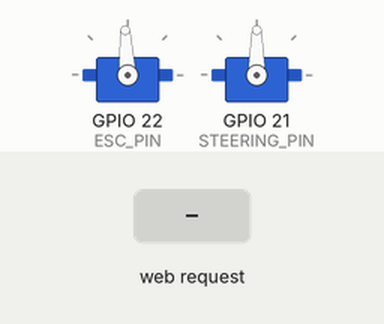
Recording of a sketch running on a simulated ESP32. Parts: 2 × servo. Inputs (shaded band) come from the test bench. What the sketch prints to the serial monitor is not drawn.

Above: at 4.2 s.
4.3 s: HTTP request GET /maju received
At 5.5 s:
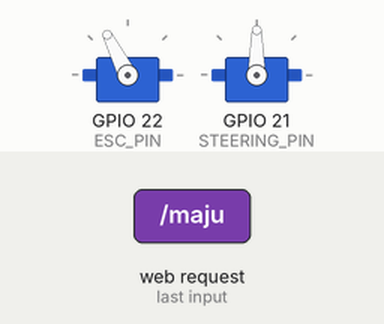
5.8 s: HTTP request GET /mundur received
At 6.8 s:
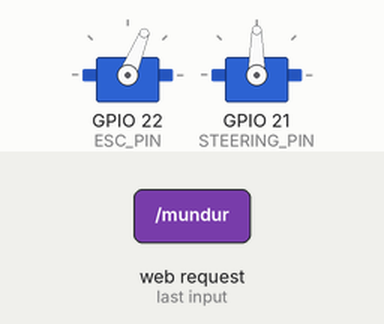
7.3 s: HTTP request GET /kiri received
At 8.0 s:
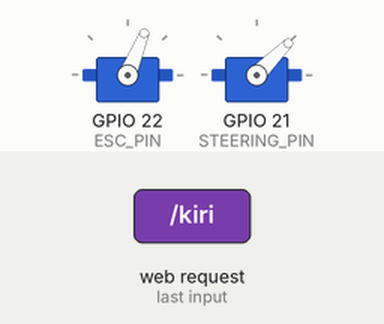
8.8 s: HTTP request GET /berhenti received
At 9.1 s:
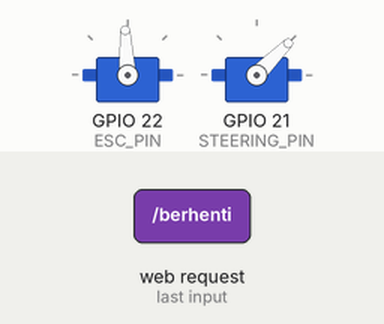
10.3 s: HTTP request GET /kanan received
At 11.4 s:
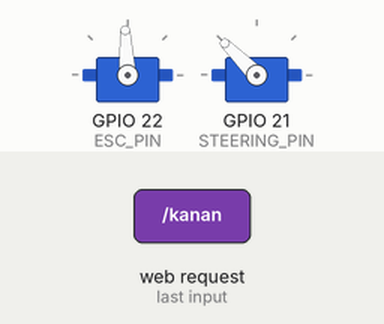
11.8 s: HTTP request GET /maju?value=1 received
At 12.6 s:
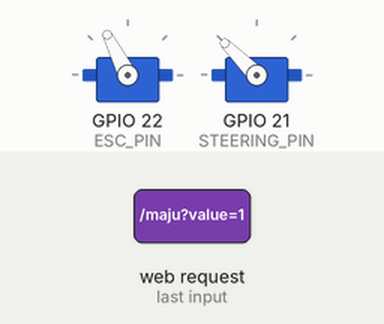
Timing chart, 0 to 14.3 s (numbered marks = the images above; inputs shaded):
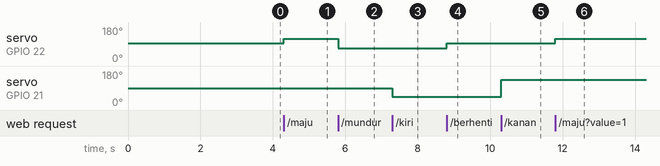

Measured:
- after the input at 4.3 s, servo on GPIO 22 (ESC_PIN): 93° → 117° at once
- after the input at 5.8 s, servo on GPIO 22 (ESC_PIN): 117° → 68° at once
- after the input at 7.3 s, servo on GPIO 21 (STEERING_PIN): 90° → 45° at once
- after the input at 8.8 s, servo on GPIO 22 (ESC_PIN): 68° → 93° at once
- after the input at 10.3 s, servo on GPIO 21 (STEERING_PIN): 45° → 135° at once
- after the input at 11.8 s, servo on GPIO 22 (ESC_PIN): 93° → 117° at once

The sketch:

DonkeyCar_ESP32_Kontroler_Final.ino
```cpp
#include <WiFi.h>
#include <WebServer.h>
#include <ESP32Servo.h>


const char* ap_ssid = "ESP32-Mobil-RC";
const char* ap_password = "password123";

// Konfigurasi alamat IP statis untuk ESP32
IPAddress local_IP(192, 168, 4, 1);
IPAddress gateway(192, 168, 4, 1);
IPAddress subnet(255, 255, 255, 0);
// --------------------------------------------------------

// create WebServer object on port 80 (HTTP)
WebServer server(80);

// Create object Servo for ESC (throttle) and Servo (steering)
Servo esc;
Servo steeringServo;

// --- Pinout Configuration ---
const int ESC_PIN = 22;
const int STEERING_PIN = 21;

// --- Throttle ESC Configuration ---
const int NEUTRAL_THROTTLE = 1500;
const int MAX_FORWARD_THROTTLE = 2000;
const int MAX_REVERSE_THROTTLE = 1000;

// --- Steering Servo Angle Configuration (may need to be adjusted) ---
const int STEERING_CENTER = 90;
const int STEERING_LEFT = 45;
const int STEERING_RIGHT = 135;


int currentThrottlePercentage = 50; // Default Throttle 50%

// == WEB PAGE CODE (HTML, CSS, JavaScript) ==
const char index_html[] PROGMEM = R"rawliteral(
<!DOCTYPE HTML><html>
<head>
  <title>ESP32 Web Controller</title>
  <meta name="viewport" content="width=device-width, initial-scale=1.0, user-scalable=no">
  <style>
    body { font-family: Arial, sans-serif; text-align: center; background-color: #2c3e50; color: white; touch-action: none; padding: 10px; }
    h1 { margin-bottom: 10px; }
    .container { display: flex; flex-direction: column; align-items: center; justify-content: center; }
    .btn { background-color: #3498db; border: none; color: white; padding: 25px 50px; text-align: center; font-size: 20px; margin: 10px; cursor: pointer; border-radius: 12px; width: 180px; -webkit-user-select: none; user-select: none; }
    .btn-reverse { background-color: #e74c3c; }
    .btn-steer { background-color: #f1c40f; color: #2c3e50; }
    .btn:active { transform: scale(0.95); }
    .grid-container { display: grid; grid-template-columns: 1fr 1fr; grid-gap: 10px; margin-top: 20px; }
    .slider-container { margin-top: 20px; width: 90%; max-width: 300px; }
    #speed-slider { width: 100%; }
    #speed-label { font-size: 18px; margin-top: 5px; }
  </style>
</head>
<body>
  <h1>ESP32 RC Car Controller</h1>
  <div class="container">
    <button id="btn-maju" class="btn">MAJU</button>
    <div class="grid-container">
      <button id="btn-kiri" class="btn btn-steer">KIRI</button>
      <button id="btn-kanan" class="btn btn-steer">KANAN</button>
    </div>
    <button id="btn-mundur" class="btn btn-reverse">MUNDUR</button>
    <div class="slider-container">
      <label id="speed-label" for="speed-slider">Kecepatan: <span id="speed-value">50</span>%</label>
      <input type="range" min="20" max="100" value="50" class="slider" id="speed-slider">
    </div>
  </div>
  <script>
    function sendCommand(command) { fetch('/' + command).catch(error => console.error('Error:', error)); }
    function sendSpeed(speed) { fetch('/setSpeed?value=' + speed).catch(error => console.error('Error:', error)); }
    const majuButton = document.getElementById('btn-maju');
    const mundurButton = document.getElementById('btn-mundur');
    const kiriButton = document.getElementById('btn-kiri');
    const kananButton = document.getElementById('btn-kanan');
    const speedSlider = document.getElementById('speed-slider');
    const speedValue = document.getElementById('speed-value');
    function stopThrottle() { sendCommand('berhenti'); }
    function centerSteering() { sendCommand('lurus'); }
    majuButton.addEventListener('mousedown', () => sendCommand('maju'));
    majuButton.addEventListener('touchstart', (e) => { e.preventDefault(); sendCommand('maju'); });
    mundurButton.addEventListener('mousedown', () => sendCommand('mundur'));
    mundurButton.addEventListener('touchstart', (e) => { e.preventDefault(); sendCommand('mundur'); });
    majuButton.addEventListener('mouseup', stopThrottle);
    majuButton.addEventListener('mouseleave', stopThrottle);
    majuButton.addEventListener('touchend', stopThrottle);
    mundurButton.addEventListener('mouseup', stopThrottle);
    mundurButton.addEventListener('mouseleave', stopThrottle);
    mundurButton.addEventListener('touchend', stopThrottle);
    kiriButton.addEventListener('mousedown', () => sendCommand('kiri'));
    kiriButton.addEventListener('touchstart', (e) => { e.preventDefault(); sendCommand('kiri'); });
    kananButton.addEventListener('mousedown', () => sendCommand('kanan'));
    kananButton.addEventListener('touchstart', (e) => { e.preventDefault(); sendCommand('kanan'); });
    kiriButton.addEventListener('mouseup', centerSteering);
    kiriButton.addEventListener('mouseleave', centerSteering);
    kiriButton.addEventListener('touchend', centerSteering);
    kananButton.addEventListener('mouseup', centerSteering);
    kananButton.addEventListener('mouseleave', centerSteering);
    kananButton.addEventListener('touchend', centerSteering);
    speedSlider.addEventListener('input', () => {
      const newSpeed = speedSlider.value;
      speedValue.textContent = newSpeed;
      sendSpeed(newSpeed);
    });
  </script>
</body>
</html>
)rawliteral";


// == HANDLER FUNCTIONS FOR WEB SERVER ==

void handleRoot() { server.send(200, "text/html", index_html); }
void handleNotFound() { server.send(404, "text/plain", "404: Not Found"); }
void handleMaju() { long forwardValue = map(currentThrottlePercentage, 0, 100, NEUTRAL_THROTTLE, MAX_FORWARD_THROTTLE); esc.writeMicroseconds(forwardValue); server.send(200, "text/plain", "Maju"); }
void handleMundur() { long reverseValue = map(currentThrottlePercentage, 0, 100, NEUTRAL_THROTTLE, MAX_REVERSE_THROTTLE); esc.writeMicroseconds(reverseValue); server.send(200, "text/plain", "Mundur"); }
void handleBerhenti() { esc.writeMicroseconds(NEUTRAL_THROTTLE); server.send(200, "text/plain", "Berhenti"); }
void handleKiri() { steeringServo.write(STEERING_LEFT); server.send(200, "text/plain", "Kiri"); }
void handleKanan() { steeringServo.write(STEERING_RIGHT); server.send(200, "text/plain", "Kanan"); }
void handleLurus() { steeringServo.write(STEERING_CENTER); server.send(200, "text/plain", "Lurus"); }
void handleSetSpeed() { if (server.hasArg("value")) { int speed = server.arg("value").toInt(); if (speed >= 20 && speed <= 100) { currentThrottlePercentage = speed; Serial.print("Kecepatan diatur ke: "); Serial.println(currentThrottlePercentage); server.send(200, "text/plain", "Speed Set"); } else { server.send(400, "text/plain", "Invalid Speed Value"); } } else { server.send(400, "text/plain", "No Speed Value"); } }

void setup() {
  Serial.begin(115200);

  // --- Setup ESC dan Servo ---
  esc.attach(ESC_PIN);
  steeringServo.attach(STEERING_PIN);

  Serial.println("Arming ESC & Centering Steering...");
  esc.writeMicroseconds(NEUTRAL_THROTTLE);
  steeringServo.write(STEERING_CENTER);
  delay(3000);
  Serial.println("Sistem Siap!");

  // --- Access Point (Hotspot) ---
  Serial.print("Membuat Access Point dengan nama: ");
  Serial.println(ap_ssid);

  // Configure static IP and start Access Point
  WiFi.softAPConfig(local_IP, gateway, subnet);
  WiFi.softAP(ap_ssid, ap_password);

  Serial.print("AP Berhasil dibuat. Alamat IP untuk kontroler: http://");
  Serial.println(WiFi.softAPIP()); // Cetak IP address AP

  // --- Setup Web Server Handlers
  server.on("/", HTTP_GET, handleRoot);
  server.on("/maju", HTTP_GET, handleMaju);
  server.on("/mundur", HTTP_GET, handleMundur);
  server.on("/berhenti", HTTP_GET, handleBerhenti);
  server.on("/kiri", HTTP_GET, handleKiri);
  server.on("/kanan", HTTP_GET, handleKanan);
  server.on("/lurus", HTTP_GET, handleLurus);
  server.on("/setSpeed", HTTP_GET, handleSetSpeed);
  server.onNotFound(handleNotFound);

  // Start web server
  server.begin();
  Serial.println("Web server dimulai.");
}

void loop() {
  server.handleClient();
}
```
